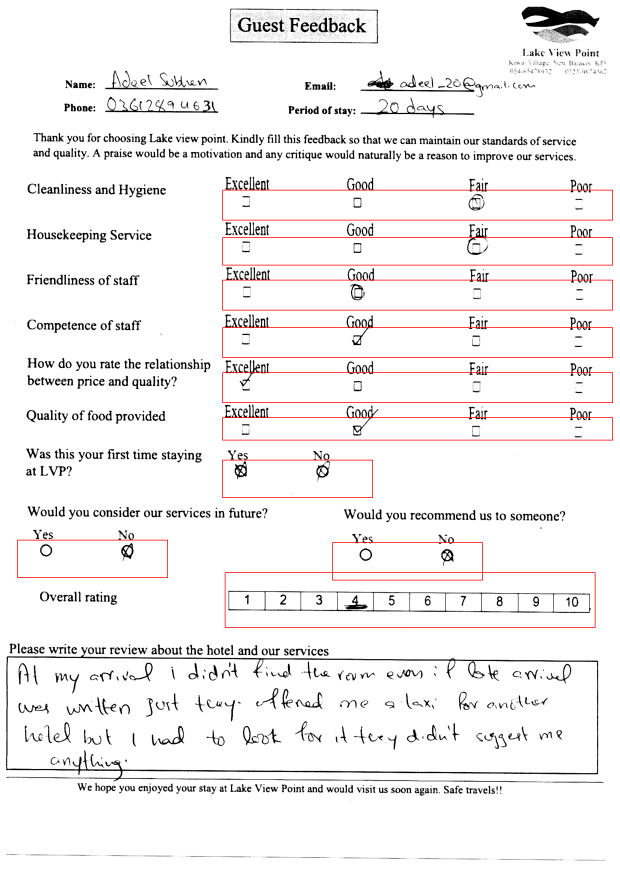
#> input picture Lab_4/Saida_n_Form16.png, 2480 x 3509 px (shown at 1/4 size)
$ python segmentacao.py .. out
#> lines starting #> are read from the running program, lines starting #| are printed output that depends on the picture; long printed decimals are rounded

import sys
import os
import cv2
import imghdr
import numpy as np
from math import floor
import matplotlib.pyplot as plt


def is_image(filename):
    # Verifica se o arquivo existe
    if not os.path.exists(filename):
        print(f"aqui que dey erro{filename}")
        return False

    # Usa imghdr para verificar o tipo da imagem
    image_type = imghdr.what(filename)

    # Retorna True se for um tipo de imagem conhecido
    return image_type in ['jpeg', 'png', 'gif', 'bmp', 'webp', 'tiff']


# [134 lines left out: functions isForm_1, define_rois, remove_labels, not called in this run]


def remove_noise(img):

    # Aplica o filtro de mediana para remover ruídos
    denoised = cv2.medianBlur(img, 5)

    return denoised


# [279 lines left out: functions highlight_img, calc_sums, calc_variation, calc_histogram, multiple_choice_questions, binary_questions and 5 more, not called in this run]


def main(input_dir, output_dir=None):

    # Lista de resultados
#> called with input_dir = '..', output_dir = 'out'
    results = []

    # Processa os arqs do diretório de entrada
    for arquivo in os.listdir(input_dir):

        # Obtém o caminho relativo ao arquivo
        img_path = os.path.join(input_dir, arquivo)

        img = cv2.imread(img_path)
#> img is the input picture: shape (3509, 2480, 3); mean B, G, R 241, 241, 243.4
        original_name = img_path

        if is_image(img_path):

            # [11 lines of commented-out code are left out]
            clean_img = remove_noise(img)

            # [10 lines of commented-out code are left out]

            print(f"\nFILE:{img_path}")

            # Calcula o histograma no eixo y
            histogram_Y = np.sum(clean_img, axis=1)

            # Normaliza o histograma
            histogram_Y = histogram_Y / np.max(histogram_Y)

            # Extrai o campo central de cada tupla do histograma (índice 1)
            central_values_Y = [tup[1] for tup in histogram_Y]
#> central_values_Y = 3509 values, max 1 at index 0, min 0.279 at index 759, mean 0.946

            # Calcula os valores absolutos
            absolute_values_Y = np.abs(central_values_Y)
#> absolute_values_Y has the same summary as central_values_Y

            # Encontre o índice do valor mínimo na primeira metade de absolute_values_Y
            """
            min_idx_Y = np.argmin(absolute_values_Y[:len(absolute_values_Y)//2-1])
            print(f"len(absolute_values_Y)-1: {len(absolute_values_Y)//2-1}")
            print(f"Min no eixo Y: {min_idx_Y}")

            # Porção à esquerda do histograma
            idx_min_lefth = np.argmin(absolute_values_Y[:min_idx_Y])
            print(f"Min à esquerda: {idx_min_lefth}")

            # Porção à direita do histograma
            idx_min_right = min_idx_Y + 1 + np.argmin(absolute_values_Y[min_idx_Y+1:len(absolute_values_Y)//2-1])
            print(f"Min à direita: {idx_min_right}")

            max_idx = np.argmax(absolute_values_Y)

            dif_lefth = np.abs(idx_min_lefth - min_idx_Y)
            dif_right = np.abs(idx_min_right - min_idx_Y)

            if dif_lefth < dif_right:
                idx_iteration = min_idx_Y
                while idx_iteration > 0 and absolute_values_Y[idx_iteration] <= absolute_values_Y[max_idx]:
                    idx_iteration -= 1
                idx_middle_roi = idx_iteration
            else:
                idx_iteration = min_idx_Y
                while idx_iteration < len(absolute_values_Y)//2-1 and absolute_values_Y[idx_iteration] <= absolute_values_Y[max_idx]:
                    idx_iteration += 1
                idx_middle_roi = idx_iteration

            print(f"Max: {absolute_values_Y[max_idx]}")
            print(f"lefth: {idx_min_lefth}")
            print(f"idx_middle_roi: {idx_middle_roi}")
            print(f"right: {idx_min_right}")
            print(f"Confirmação: absolute_values_Y[idx_middle_roi]: {absolute_values_Y[idx_middle_roi]}")
            """

            minima_indices = []

            for i in range(0, len(absolute_values_Y)//2):
                if absolute_values_Y[i] < absolute_values_Y[i-1] and absolute_values_Y[i] < absolute_values_Y[i+1]:
                    minima_indices.append(i)
#> after the loop, minima_indices = 132 values from 38 to 1745

            # Ordenar os índices dos mínimos locais
            minima_indices.sort(key=lambda x: absolute_values_Y[x])

            print(minima_indices[:2])
#| [759, 951]

            idx_middle = (minima_indices[0]+minima_indices[1])//2
#> idx_middle = 855
            print(f"idx_middle: {idx_middle}")
#| idx_middle: 855
            print(f"absolute_values_Y[idx_middle]:{absolute_values_Y[idx_middle]}")
#| absolute_values_Y[idx_middle]:0.9976

            x = 0
            y = idx_middle - 80
#> y = 775
            w = img.shape[1]-1
#> w = 2479
            h = 160

            roi = clean_img[y:y+h, x:x+w]
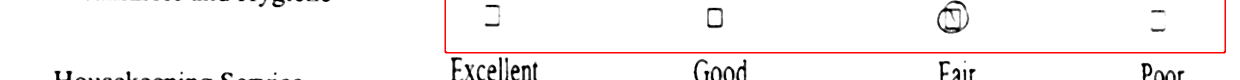
#> roi: shape (160, 2479, 3) (shown at 1/2 size); mean B, G, R 246, 246, 249.5
            _, binarized_roi = cv2.threshold(roi, 127, 255, cv2.THRESH_BINARY)

            # Variáveis para armazenar os índices do primeiro pixel preto
            first_black_i = None
            first_black_j = None

            # Percorra a ROI binarizada para encontrar o primeiro pixel preto
            for i in range(roi.shape[0]):  # Percorre as linhas
                for j in range(roi.shape[1]):  # Percorre as colunas
                    if (binarized_roi[i, j] == 0).any():  # Se o pixel é preto
                        first_black_i = i + y  # Atualiza o índice i na imagem original
                        first_black_j = j + x  # Atualiza o índice j na imagem original
                        break  # Sai do loop interno se encontrar o primeiro pixel preto
                if first_black_i is not None and first_black_j is not None:
                    break  # Sai do loop externo se encontrar o primeiro pixel preto

            # Define a cor do pixel encontrado como (0,255,0) (verde)
            if first_black_i is not None and first_black_j is not None:
                clean_img[first_black_i, first_black_j] = (0, 255, 0)
                print(f"x: {first_black_i} y: {first_black_j} <------------------")
            else:
                print("Não foi possível encontrar um pixel preto.")

            #print(f"x:{x} y:{y} w:{w} h:{h}")
            #print(f"altura:{img.shape[0]} largura:{img.shape[1]}")

            cv2.rectangle(clean_img, (x,y), (x+w, y+h), (255,0, 255), 2)
            img_final_filename = "Segmentada_" + img_path[:-4].split('/')[-1] + ".png"
            cv2.imwrite(img_final_filename, clean_img)

            img_final_filename = "Roi" + img_path[:-4].split('/')[-1] + ".png"
            cv2.imwrite(img_final_filename, roi)
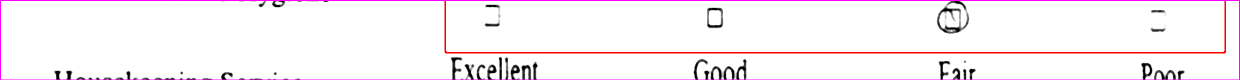
#> saved as RoiSaida_n_Form16.png: shape (160, 2479, 3) (shown at 1/2 size); mean B, G, R 246.5, 241.4, 249.9


            # Calcula o histograma no eixo x
            histogram_X = np.sum(clean_img, axis=0)
#> histogram_X = 2480 rows, first 8: [894795, 853230, 894795], [894795, 853230, 894795], [894795, 893265, 894795], [894795, 893265, 894795], [894795, 893265, 894795], [894795, 893265, 894795], [894795, 893265, 894795], [894795, 893265, 894795]

            # Normaliza o histograma
            histogram_X = histogram_X / np.max(histogram_X)
#> histogram_X = 2480 rows, first 8: [1, 0.954, 1], [1, 0.954, 1], [1, 0.998, 1], [1, 0.998, 1], [1, 0.998, 1], [1, 0.998, 1], [1, 0.998, 1], [1, 0.998, 1]

            # Extrai o campo central de cada tupla do histograma (índice 1)
            central_values_X = [tup[1] for tup in histogram_X]
#> central_values_X = 2480 values, max 0.998 at index 2, min 0.722 at index 891, mean 0.945

            # Calcula os valores absolutos
            absolute_values_X = np.abs(central_values_X)
#> absolute_values_X has the same summary as central_values_X

            min_idx_X = np.argmin(absolute_values_X)
#> min_idx_X = 891
            #print(f"Min no eixo X: {min_idx_X}")

            """min_1st = absolute_values[0]
            min_1st_idx = 0
            min_2nd = absolute_values[0]
            min_2nd_idx = 0
            min_3rd = absolute_values[0]
            min_3rd_idx = 0

            for i in range(len(absolute_values)):
                if 0.5 < absolute_values[i] < min_1st and abs(absolute_values[i] - min_1st) > 50:
                    min_3rd = min_2nd
                    min_3rd_idx = min_2nd_idx
                    min_2nd = min_1st
                    min_2nd_idx = min_1st_idx
                    min_1st = absolute_values[i]
                    min_1st_idx = i
                elif 0.5 < absolute_values[i] < min_2nd and abs(absolute_values[i] - min_2nd) > 50:
                    min_3rd = min_2nd
                    min_3rd_idx = min_2nd_idx
                    min_2nd = absolute_values[i]
                    min_2rd_idx = i
                elif 0.5 < absolute_values[i] < min_3rd and abs(absolute_values[i] - min_3rd) > 50:
                    min_3rd = absolute_values[i]
                    min_3rd_idx = i

            print(f"1st:{min_1st_idx}")
            print(f"2nd:{min_2nd_idx}")
            print(f"3nd:{min_3rd_idx}")"""

            # [46 lines of commented-out code are left out]

            plt.figure(figsize=(10, 5))
            plt.plot(histogram_X, 'red')

            title = 'Projeção do Histograma Longo do Eixo X'
            plt.title(title)
            plt.xlabel('Posição no Eixo X')
            plt.ylabel('Intensidade Normalizada')
            plt.grid(True)

            # Salvar gráfico
            graphic = "porjX_" + img_path[:-4].split('/')[-1]
            plt.savefig(graphic)
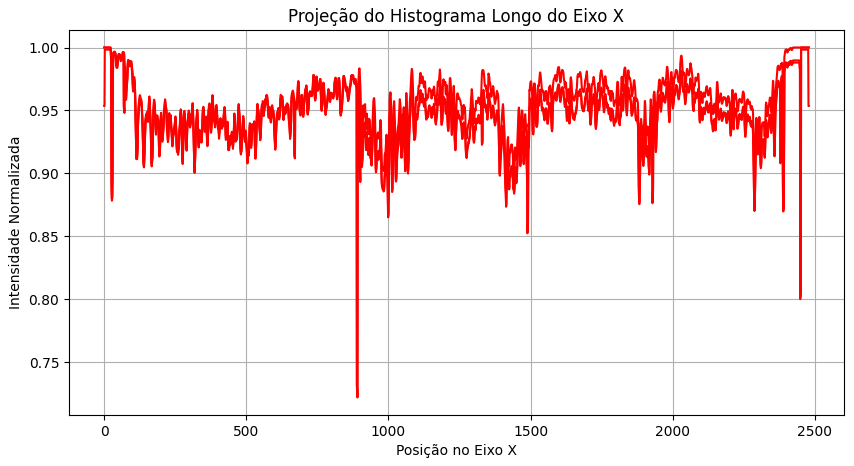
#> figure drawn by matplotlib, 1 panel; curve peaks at x = 0, y = 1; curve peaks at x = 2, y = 0.998; curve peaks at x = 0, y = 1
            plt.close()

            # Plotar
            plt.figure(figsize=(10, 5))
            plt.plot(histogram_Y, 'black')

            title = 'Projeção do Histograma Longo do Eixo Y'
            plt.title(title)
            plt.xlabel('Posição no Eixo Y')
            plt.ylabel('Intensidade Normalizada')
            plt.grid(True)

            # Salvar gráfico
            graphic = "porjY_" + img_path[:-4].split('/')[-1]
            plt.savefig(graphic)
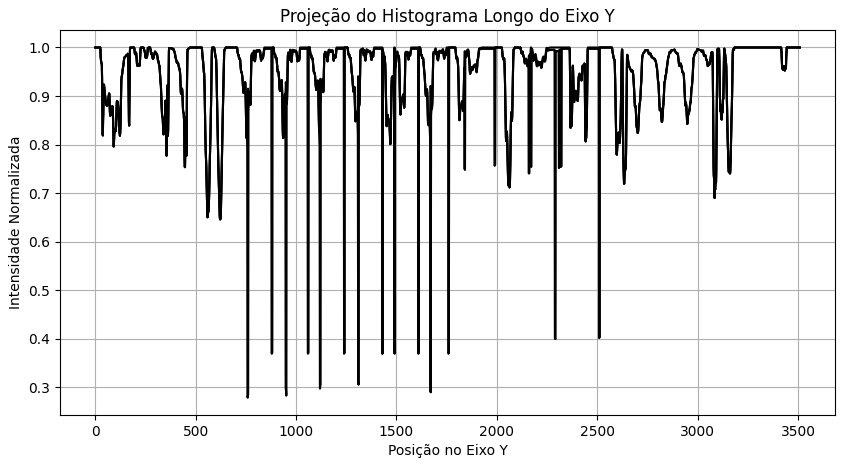
#> figure drawn by matplotlib, 1 panel; curve peaks at x = 0, y = 1; curve peaks at x = 0, y = 1; curve peaks at x = 0, y = 1
            plt.close()

        else:
            print(f"{arquivo} não é uma imagem. Ignorando...")


    # [11 lines of commented-out code are left out]


if __name__ == "__main__":
    if len(sys.argv) < 2:
        print("Comando esperado: forms.py <dir_entrada> <dir_saida>.")
        sys.exit(1)

    input_dir = sys.argv[1]
    output_dir = sys.argv[2] if len(sys.argv) > 2 else None

#> (the run stopped early here; a loop or call above may not have finished)
